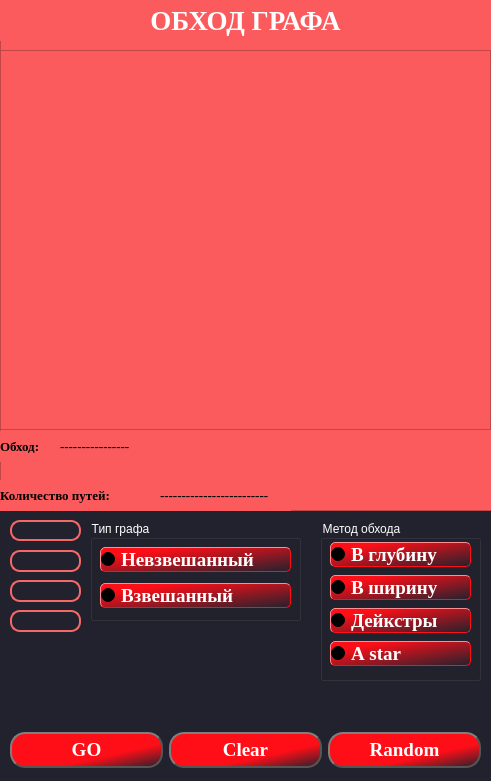
<?xml version="1.0" encoding="UTF-8"?>
<ui version="4.0">
 <class>MainWindow</class>
 <widget class="QMainWindow" name="MainWindow">
  <property name="geometry">
   <rect>
    <x>0</x>
    <y>0</y>
    <width>491</width>
    <height>781</height>
   </rect>
  </property>
  <property name="minimumSize">
   <size>
    <width>491</width>
    <height>781</height>
   </size>
  </property>
  <property name="maximumSize">
   <size>
    <width>492</width>
    <height>781</height>
   </size>
  </property>
  <property name="windowTitle">
   <string>MainWindow</string>
  </property>
  <property name="styleSheet">
   <string notr="true">background-color:#22222e</string>
  </property>
  <widget class="QWidget" name="centralwidget">
   <widget class="QFrame" name="frame">
    <property name="geometry">
     <rect>
      <x>0</x>
      <y>0</y>
      <width>555</width>
      <height>511</height>
     </rect>
    </property>
    <property name="toolTip">
     <string/>
    </property>
    <property name="styleSheet">
     <string notr="true">background-color: #fb5b5d</string>
    </property>
    <property name="frameShape">
     <enum>QFrame::StyledPanel</enum>
    </property>
    <property name="frameShadow">
     <enum>QFrame::Raised</enum>
    </property>
    <widget class="QLabel" name="label">
     <property name="geometry">
      <rect>
       <x>0</x>
       <y>0</y>
       <width>491</width>
       <height>41</height>
      </rect>
     </property>
     <property name="font">
      <font>
       <family>Times New Roman</family>
       <pointsize>20</pointsize>
       <weight>75</weight>
       <italic>false</italic>
       <bold>true</bold>
      </font>
     </property>
     <property name="layoutDirection">
      <enum>Qt::LeftToRight</enum>
     </property>
     <property name="styleSheet">
      <string notr="true">color: white
</string>
     </property>
     <property name="text">
      <string>ОБХОД ГРАФА</string>
     </property>
     <property name="alignment">
      <set>Qt::AlignCenter</set>
     </property>
    </widget>
    <widget class="QTableWidget" name="tableWidget">
     <property name="geometry">
      <rect>
       <x>0</x>
       <y>50</y>
       <width>491</width>
       <height>380</height>
      </rect>
     </property>
     <property name="autoFillBackground">
      <bool>false</bool>
     </property>
     <property name="styleSheet">
      <string notr="true">QTableWidget::item{
background-color: white;
border-style: outset;
border-width: 2px;
border-radius: 3px;
border-color:green;
}


QTableWidget::item:selected{
background-color: red;
border-width: 2px;
border-radius: 3px;
border-color:blue;
color: green;
}
</string>
     </property>
     <property name="showGrid">
      <bool>true</bool>
     </property>
    </widget>
    <widget class="QLabel" name="label_2">
     <property name="geometry">
      <rect>
       <x>0</x>
       <y>431</y>
       <width>60</width>
       <height>31</height>
      </rect>
     </property>
     <property name="font">
      <font>
       <family>Times New Roman</family>
       <pointsize>10</pointsize>
       <weight>75</weight>
       <bold>true</bold>
      </font>
     </property>
     <property name="text">
      <string>Обход:</string>
     </property>
    </widget>
    <widget class="QLabel" name="label_3">
     <property name="geometry">
      <rect>
       <x>0</x>
       <y>480</y>
       <width>160</width>
       <height>31</height>
      </rect>
     </property>
     <property name="font">
      <font>
       <family>Times New Roman</family>
       <pointsize>10</pointsize>
       <weight>75</weight>
       <bold>true</bold>
      </font>
     </property>
     <property name="text">
      <string>Количество путей:</string>
     </property>
    </widget>
    <widget class="QLabel" name="graphTravel">
     <property name="geometry">
      <rect>
       <x>60</x>
       <y>431</y>
       <width>431</width>
       <height>31</height>
      </rect>
     </property>
     <property name="font">
      <font>
       <family>Times New Roman</family>
       <pointsize>10</pointsize>
       <weight>75</weight>
       <bold>true</bold>
      </font>
     </property>
     <property name="text">
      <string>----------------</string>
     </property>
    </widget>
    <widget class="QLabel" name="wayCount">
     <property name="geometry">
      <rect>
       <x>160</x>
       <y>480</y>
       <width>131</width>
       <height>31</height>
      </rect>
     </property>
     <property name="font">
      <font>
       <family>Times New Roman</family>
       <pointsize>10</pointsize>
       <weight>75</weight>
       <bold>true</bold>
      </font>
     </property>
     <property name="text">
      <string>-------------------------</string>
     </property>
    </widget>
   </widget>
   <widget class="QLineEdit" name="countLine">
    <property name="geometry">
     <rect>
      <x>10</x>
      <y>520</y>
      <width>71</width>
      <height>21</height>
     </rect>
    </property>
    <property name="font">
     <font>
      <family>MS Shell Dlg 2</family>
      <pointsize>8</pointsize>
      <weight>50</weight>
      <bold>false</bold>
     </font>
    </property>
    <property name="toolTip">
     <string/>
    </property>
    <property name="styleSheet">
     <string notr="true">background-color: #22222e;
border: 2px solid #f66867;
border-radius: 10;
color: white</string>
    </property>
    <property name="text">
     <string/>
    </property>
    <property name="alignment">
     <set>Qt::AlignCenter</set>
    </property>
   </widget>
   <widget class="QLineEdit" name="startLine">
    <property name="geometry">
     <rect>
      <x>10</x>
      <y>550</y>
      <width>71</width>
      <height>22</height>
     </rect>
    </property>
    <property name="styleSheet">
     <string notr="true">background-color: #22222e;
border: 2px solid #f66867;
border-radius: 10;
color: white</string>
    </property>
    <property name="alignment">
     <set>Qt::AlignCenter</set>
    </property>
   </widget>
   <widget class="QLineEdit" name="stopLine">
    <property name="geometry">
     <rect>
      <x>10</x>
      <y>580</y>
      <width>71</width>
      <height>22</height>
     </rect>
    </property>
    <property name="styleSheet">
     <string notr="true">background-color: #22222e;
border: 2px solid #f66867;
border-radius: 10;
color: white</string>
    </property>
    <property name="alignment">
     <set>Qt::AlignCenter</set>
    </property>
   </widget>
   <widget class="QLineEdit" name="rangLine">
    <property name="geometry">
     <rect>
      <x>10</x>
      <y>610</y>
      <width>71</width>
      <height>22</height>
     </rect>
    </property>
    <property name="styleSheet">
     <string notr="true">background-color: #22222e;
border: 2px solid #f66867;
border-radius: 10;
color: white</string>
    </property>
    <property name="alignment">
     <set>Qt::AlignCenter</set>
    </property>
   </widget>
   <widget class="QGroupBox" name="groupBox">
    <property name="geometry">
     <rect>
      <x>90</x>
      <y>520</y>
      <width>211</width>
      <height>101</height>
     </rect>
    </property>
    <property name="styleSheet">
     <string notr="true">color:white</string>
    </property>
    <property name="title">
     <string>Тип графа</string>
    </property>
    <widget class="QWidget" name="layoutWidget">
     <property name="geometry">
      <rect>
       <x>10</x>
       <y>22</y>
       <width>191</width>
       <height>71</height>
      </rect>
     </property>
     <layout class="QVBoxLayout" name="verticalLayout">
      <item>
       <widget class="QRadioButton" name="notweightRB">
        <property name="font">
         <font>
          <family>Times New Roman</family>
          <pointsize>14</pointsize>
          <weight>75</weight>
          <bold>true</bold>
         </font>
        </property>
        <property name="styleSheet">
         <string notr="true">background-color:qlineargradient(spread:reflect, x1:0, y1:0, x2:1, y2:1, stop:0.195219 rgba(255, 14, 23, 255), stop:1 rgba(0, 0, 0, 0));
border: 1px solid rgba(255, 14, 23, 255);
border-radius: 5px;
border-style: outset;</string>
        </property>
        <property name="text">
         <string>Невзвешанный</string>
        </property>
       </widget>
      </item>
      <item>
       <widget class="QRadioButton" name="weightRB">
        <property name="font">
         <font>
          <family>Times New Roman</family>
          <pointsize>14</pointsize>
          <weight>75</weight>
          <bold>true</bold>
         </font>
        </property>
        <property name="styleSheet">
         <string notr="true">background-color:qlineargradient(spread:reflect, x1:0, y1:0, x2:1, y2:1, stop:0.195219 rgba(255, 14, 23, 255), stop:1 rgba(0, 0, 0, 0));
border: 1px solid rgba(255, 14, 23, 255);
border-radius: 5px;
border-style: outset;</string>
        </property>
        <property name="text">
         <string>Взвешанный</string>
        </property>
        <property name="checkable">
         <bool>true</bool>
        </property>
        <property name="checked">
         <bool>false</bool>
        </property>
       </widget>
      </item>
     </layout>
    </widget>
   </widget>
   <widget class="QGroupBox" name="groupBox_3">
    <property name="geometry">
     <rect>
      <x>320</x>
      <y>520</y>
      <width>161</width>
      <height>161</height>
     </rect>
    </property>
    <property name="styleSheet">
     <string notr="true">color:white</string>
    </property>
    <property name="title">
     <string>Метод обхода</string>
    </property>
    <widget class="QWidget" name="layoutWidget">
     <property name="geometry">
      <rect>
       <x>10</x>
       <y>20</y>
       <width>141</width>
       <height>131</height>
      </rect>
     </property>
     <layout class="QVBoxLayout" name="verticalLayout_2">
      <item>
       <widget class="QRadioButton" name="stackRB">
        <property name="font">
         <font>
          <family>Times New Roman</family>
          <pointsize>14</pointsize>
          <weight>75</weight>
          <bold>true</bold>
         </font>
        </property>
        <property name="styleSheet">
         <string notr="true">background-color:qlineargradient(spread:reflect, x1:0, y1:0, x2:1, y2:1, stop:0.195219 rgba(255, 14, 23, 255), stop:1 rgba(0, 0, 0, 0));
border: 1px solid rgba(255, 14, 23, 255);
border-radius: 5px;
border-style: outset;</string>
        </property>
        <property name="text">
         <string>В глубину</string>
        </property>
       </widget>
      </item>
      <item>
       <widget class="QRadioButton" name="queueRB">
        <property name="font">
         <font>
          <family>Times New Roman</family>
          <pointsize>14</pointsize>
          <weight>75</weight>
          <bold>true</bold>
         </font>
        </property>
        <property name="styleSheet">
         <string notr="true">background-color:qlineargradient(spread:reflect, x1:0, y1:0, x2:1, y2:1, stop:0.195219 rgba(255, 14, 23, 255), stop:1 rgba(0, 0, 0, 0));
border: 1px solid rgba(255, 14, 23, 255);
border-radius: 5px;
border-style: outset;</string>
        </property>
        <property name="text">
         <string>В ширину</string>
        </property>
       </widget>
      </item>
      <item>
       <widget class="QRadioButton" name="daRB">
        <property name="font">
         <font>
          <family>Times New Roman</family>
          <pointsize>14</pointsize>
          <weight>75</weight>
          <bold>true</bold>
         </font>
        </property>
        <property name="styleSheet">
         <string notr="true">background-color:qlineargradient(spread:reflect, x1:0, y1:0, x2:1, y2:1, stop:0.195219 rgba(255, 14, 23, 255), stop:1 rgba(0, 0, 0, 0));
border: 1px solid rgba(255, 14, 23, 255);
border-radius: 5px;
border-style: outset;</string>
        </property>
        <property name="text">
         <string>Дейкстры</string>
        </property>
       </widget>
      </item>
      <item>
       <widget class="QRadioButton" name="aaRB">
        <property name="font">
         <font>
          <family>Times New Roman</family>
          <pointsize>14</pointsize>
          <weight>75</weight>
          <bold>true</bold>
         </font>
        </property>
        <property name="styleSheet">
         <string notr="true">background-color:qlineargradient(spread:reflect, x1:0, y1:0, x2:1, y2:1, stop:0.195219 rgba(255, 14, 23, 255), stop:1 rgba(0, 0, 0, 0));
border: 1px solid rgba(255, 14, 23, 255);
border-radius: 5px;
border-style: outset;</string>
        </property>
        <property name="text">
         <string>А star</string>
        </property>
       </widget>
      </item>
     </layout>
    </widget>
   </widget>
   <widget class="QWidget" name="layoutWidget">
    <property name="geometry">
     <rect>
      <x>10</x>
      <y>730</y>
      <width>471</width>
      <height>41</height>
     </rect>
    </property>
    <layout class="QHBoxLayout" name="horizontalLayout">
     <item>
      <widget class="QPushButton" name="Create_btn">
       <property name="font">
        <font>
         <family>Times New Roman</family>
         <pointsize>14</pointsize>
         <weight>75</weight>
         <bold>true</bold>
        </font>
       </property>
       <property name="styleSheet">
        <string notr="true">QPushButton {
color: white;
border: 2px solid #555;
border-radius: 15px;
border-style: outset;
background-color: qlineargradient(spread:reflect, x1:0, y1:0, x2:1, y2:1, stop:0.651741 rgba(255, 14, 23, 255), stop:1 rgba(0, 0, 0, 0));
padding: 5px;
}

QPushButton:hover {
background: #fb5b5d
}

QPushButton:pressed {
border-style: inset;
background: #fa4244
}</string>
       </property>
       <property name="text">
        <string>GO</string>
       </property>
       <property name="flat">
        <bool>false</bool>
       </property>
      </widget>
     </item>
     <item>
      <widget class="QPushButton" name="Clear_btn">
       <property name="font">
        <font>
         <family>Times New Roman</family>
         <pointsize>14</pointsize>
         <weight>75</weight>
         <bold>true</bold>
        </font>
       </property>
       <property name="styleSheet">
        <string notr="true">QPushButton {
color: white;
border: 2px solid #555;
border-radius: 15px;
border-style: outset;
background-color: qlineargradient(spread:reflect, x1:0, y1:0, x2:1, y2:1, stop:0.651741 rgba(255, 14, 23, 255), stop:1 rgba(0, 0, 0, 0));
padding: 5px;
}

QPushButton:hover {
background: #fb5b5d
}

QPushButton:pressed {
border-style: inset;
background: #fa4244
}</string>
       </property>
       <property name="text">
        <string>Clear</string>
       </property>
      </widget>
     </item>
     <item>
      <widget class="QPushButton" name="Random_btn">
       <property name="font">
        <font>
         <family>Times New Roman</family>
         <pointsize>14</pointsize>
         <weight>75</weight>
         <bold>true</bold>
        </font>
       </property>
       <property name="styleSheet">
        <string notr="true">QPushButton {
color: white;
border: 2px solid #555;
border-radius: 15px;
border-style: outset;
background-color: qlineargradient(spread:reflect, x1:0, y1:0, x2:1, y2:1, stop:0.651741 rgba(255, 14, 23, 255), stop:1 rgba(0, 0, 0, 0));
padding: 5px;
}

QPushButton:hover {
background: #fb5b5d
}

QPushButton:pressed {
border-style: inset;
background: #fa4244
}</string>
       </property>
       <property name="text">
        <string>Random</string>
       </property>
      </widget>
     </item>
    </layout>
   </widget>
  </widget>
 </widget>
 <resources/>
 <connections/>
</ui>
